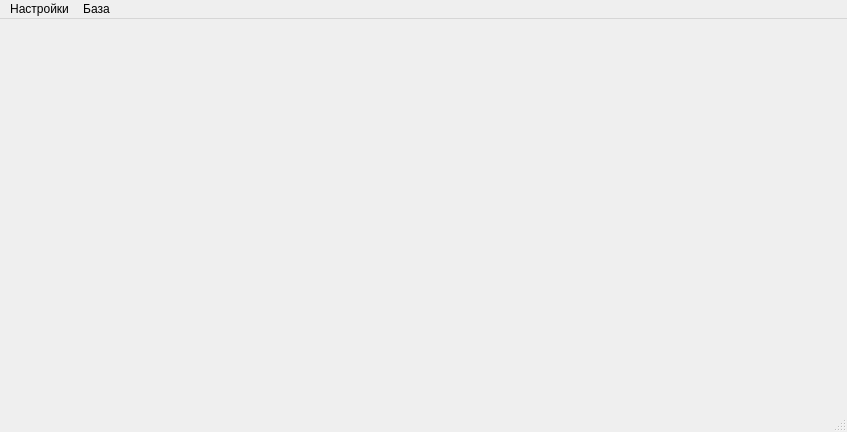
<?xml version="1.0" encoding="UTF-8"?>
<ui version="4.0">
 <class>MainMenu</class>
 <widget class="QMainWindow" name="MainMenu">
  <property name="geometry">
   <rect>
    <x>0</x>
    <y>0</y>
    <width>847</width>
    <height>432</height>
   </rect>
  </property>
  <property name="windowTitle">
   <string>Controlcenter</string>
  </property>
  <widget class="QWidget" name="centralwidget"/>
  <widget class="QMenuBar" name="menuBar">
   <property name="geometry">
    <rect>
     <x>0</x>
     <y>0</y>
     <width>847</width>
     <height>21</height>
    </rect>
   </property>
   <widget class="QMenu" name="menu_base">
    <property name="title">
     <string>База</string>
    </property>
    <addaction name="action_create_db"/>
    <addaction name="action_connect_db"/>
    <addaction name="separator"/>
    <addaction name="action_syslog"/>
   </widget>
   <widget class="QMenu" name="obj_settings">
    <property name="title">
     <string>Настройки</string>
    </property>
    <addaction name="action_settings"/>
    <addaction name="separator"/>
    <addaction name="action_exit"/>
   </widget>
   <addaction name="obj_settings"/>
   <addaction name="menu_base"/>
  </widget>
  <widget class="QStatusBar" name="statusBar"/>
  <action name="action_create_db">
   <property name="text">
    <string>Создать базу данных</string>
   </property>
  </action>
  <action name="action_connect_db">
   <property name="text">
    <string>Подключить базу данных</string>
   </property>
  </action>
  <action name="action_settings">
   <property name="text">
    <string>Настройки пользователя</string>
   </property>
  </action>
  <action name="action_exit">
   <property name="text">
    <string>Выход</string>
   </property>
  </action>
  <action name="action_syslog">
   <property name="text">
    <string>Просмотр логов</string>
   </property>
  </action>
 </widget>
 <resources/>
 <connections/>
</ui>
